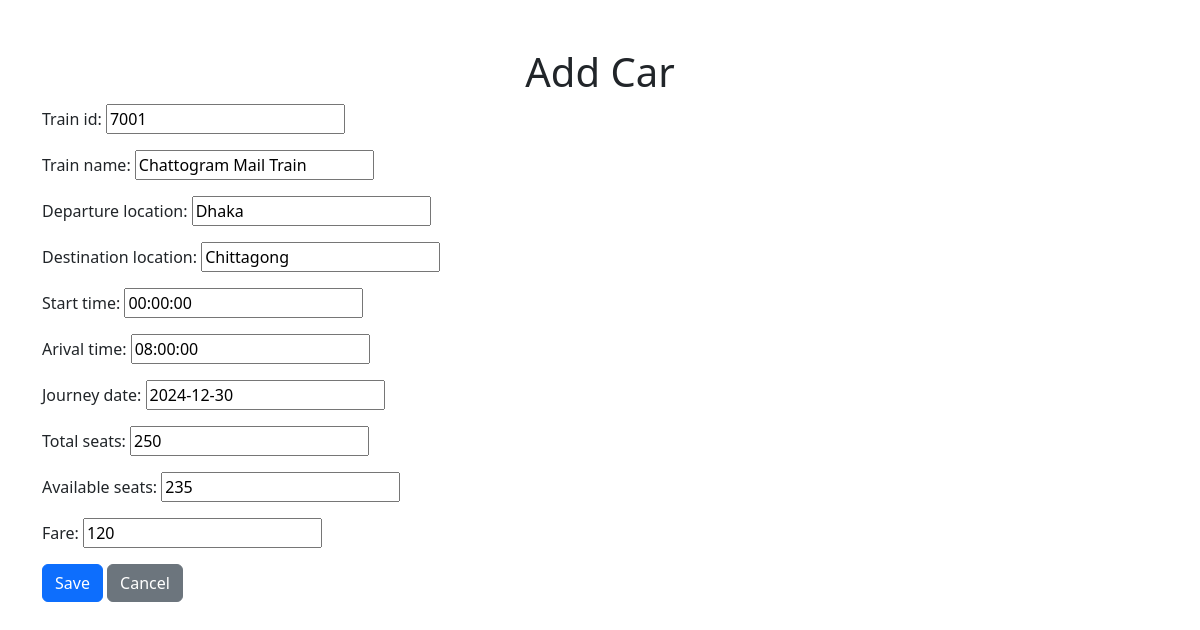
Page /ad_edit_train/7001/ on the committed database.
### myapp/models.py (models this page shows, shortened)
class Train(models.Model):
    train_id=models.CharField(max_length=10, primary_key=True)
    train_name=models.CharField(max_length=255)
    departure_location=models.CharField(max_length=255)
    destination_location=models.CharField(max_length=255)
    start_time=models.TimeField()
    arival_time=models.TimeField()
    journey_date=models.DateField()
    total_seats=models.IntegerField()
    available_seats=models.IntegerField()
    fare=models.IntegerField()

### myapp/views.py (the view)
# urls.py: path('ad_edit_train/<int:train_id>/', views.ad_edit_train, name='ad_edit_train'),
def ad_edit_train(request, train_id):
    train = get_object_or_404(Train, train_id=train_id)
    if request.method == 'POST':
        form = TrainForm(request.POST, instance=train)
        if form.is_valid():
            form.save()
            messages.success(request, "Train has been updated successfully!")
            return redirect('adminn_Train')
    else:
        form = TrainForm(instance=train)
    return render(request, 'ad_edit_train.html', {'form': form})

### myapp/forms.py
class TrainForm(forms.ModelForm):  #CHANGE IN TRAIN ACCORDINGLY
    class Meta:
        model = Train
        fields = ['train_id','train_name', 'departure_location', 'destination_location','start_time','arival_time','journey_date','total_seats','available_seats','fare']

### myapp/templates/ad_edit_train.html (shortened to what this page needs)
<!DOCTYPE html>
<html lang="en">
<head>
    <link href="https://cdn.jsdelivr.net/npm/bootstrap@5.3.0-alpha3/dist/css/bootstrap.min.css" rel="stylesheet">
</head>
<body>
    <div class="container mt-5">
        <h1 class="text-center">Add Car</h1>
        <form method="post">
            {{ form.as_p }}
            <button type="submit" class="btn btn-primary">Save</button>
            <a href="{% url 'adminn_train' %}" class="btn btn-secondary">Cancel</a>
        </form>
    </div>
</body>
</html>

### rows in the picture
Train: train_id "7001", train_name "Chattogram Mail Train", departure_location "Dhaka", destination_location "Chittagong", start_time "00:00:00", arival_time "08:00:00", journey_date "2024-12-30", total_seats "250", available_seats "235", fare "120"
